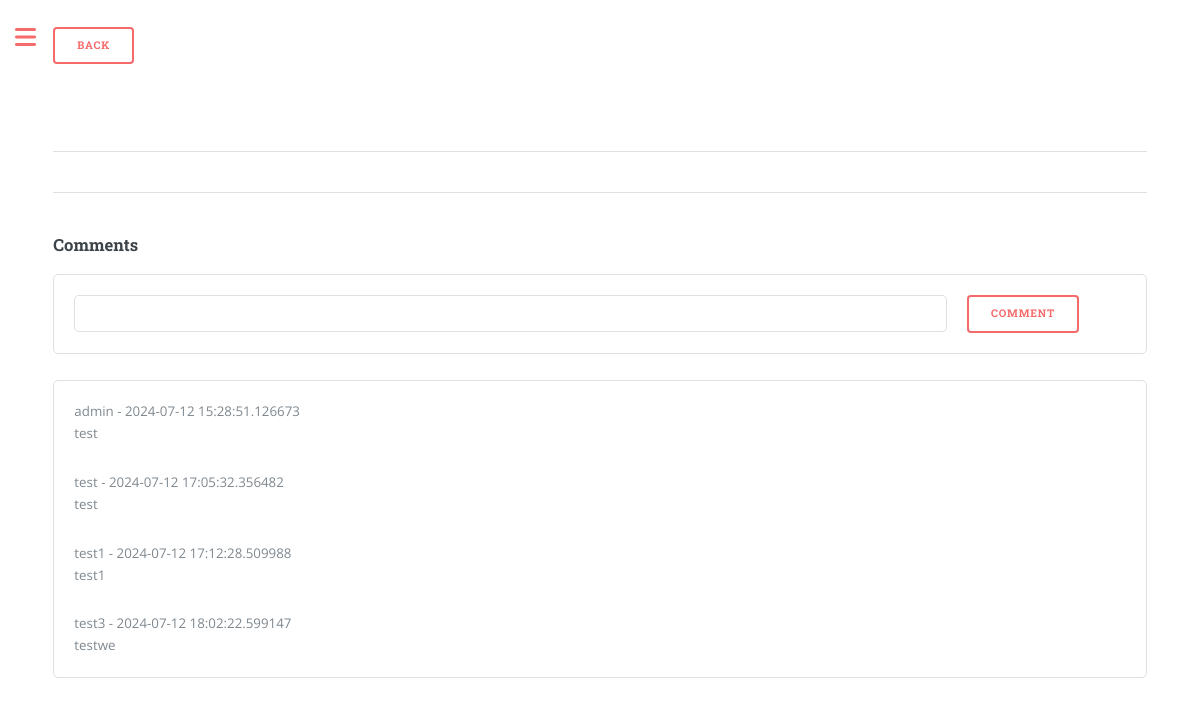
The page /blog/1 on the database its author committed.
### models.py (models this page shows, shortened)
class Comments(db.Model):
    id = db.Column(db.Integer, primary_key=True)
    blog_id = db.Column(db.Integer)
    user = db.Column(db.String)
    comment = db.Column(db.String)
    date = db.Column(db.DateTime)

### routes.py (the view, shortened to what this page needs)
@app.route('/blog/<int:id>', methods=["GET", "POST"])
def blog(id):
    form = AddComment()
    current = BlogModel.query.get(id)
    comments = Comments.query.filter_by(blog_id = id).all()
    print(comments)
    return render_template("details.html", blog=current, form= form, comments = comments)

### forms.py (shortened to what this page needs)
class AddComment(FlaskForm):
    comment = StringField(label="comment", validators=[Length(min=3), DataRequired()])
    submit = SubmitField(label="Comment")

### templates/details.html (shortened to what this page needs)
{% extends "base.html"%}
{% block content%}
<section>
    <ul class="actions">
        <li>
            <a href="/" class="button"> Back </a>
        </li>
    </ul>
    <hr class="major">
    <hr class="major">
    <h3>Comments </h3>
    <div class="box">
        <form method="POST">
            <div class="row gtr-uniform">
                <div class="col-10">
                    {{form.comment(class="form-content", placeholer="Add Your Comment")}}
                </div>
                <div class="col-2">
                 {{form.submit}}
                </div>
            </div>
        </form>
    </div>
    <div class="box">
        {% for comment in comments: %}
        <div>
            {{ comment.user }} - {{comment.date}}
        </div>
        <p> {{comment.comment}} </p>
        {% endfor %}
    </div>
</section>
{% endblock %}

### rows shown on the page
Comments: user "admin", date "2024-07-12 15:28:51.126673", comment "test"
Comments: user "test", date "2024-07-12 17:05:32.356482", comment "test"
Comments: user "test1", date "2024-07-12 17:12:28.509988", comment "test1"
Comments: user "test3", date "2024-07-12 18:02:22.599147", comment "testwe"
